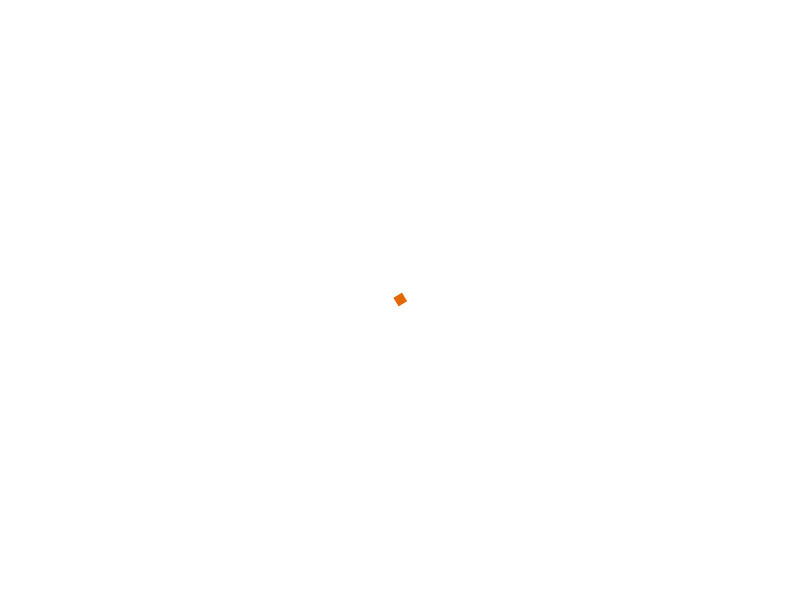
Frame 1 (no input)
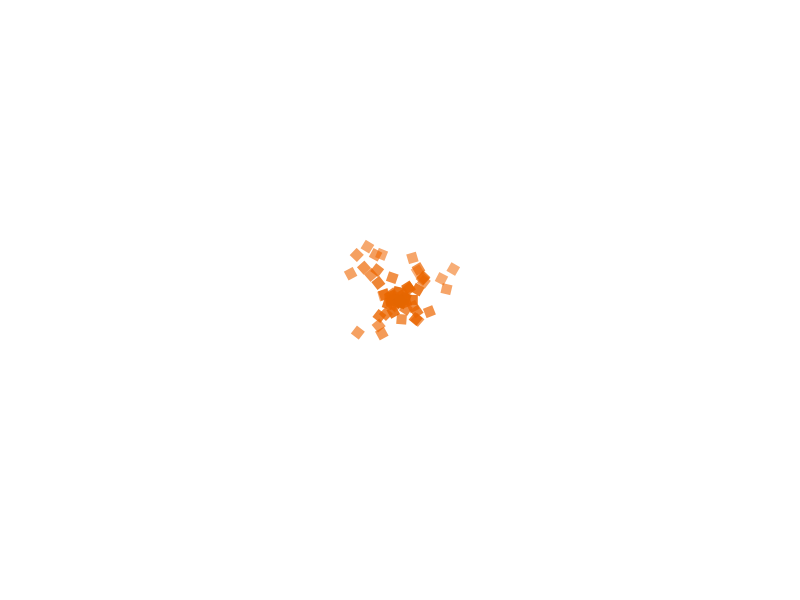
Frame 60 (the mouse pressed at the canvas centre just before this capture)
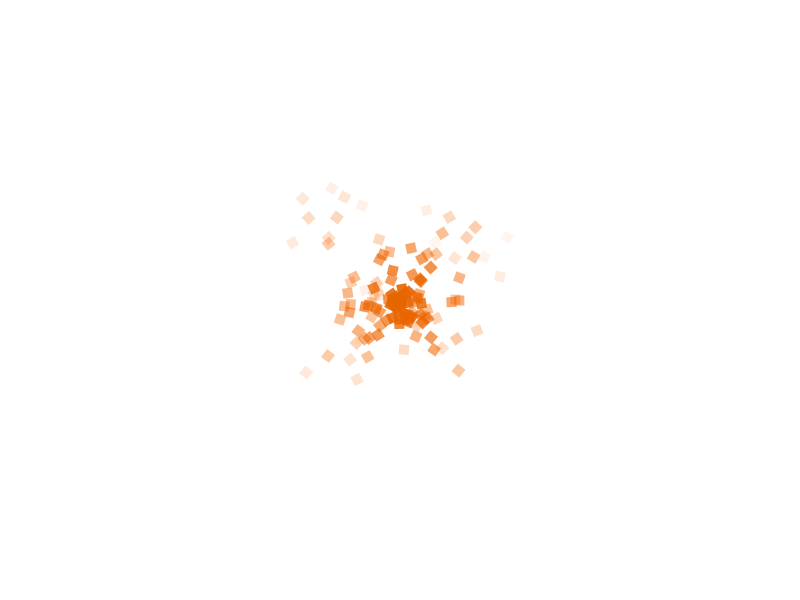
Frame 120 (the mouse held since frame 60 and released just before this capture)

The Processing sketch that drew these frames (run headless with seeded random() and noise(); from frame 60 on, the mouse is pressed at the canvas centre):

// Processing sketch: ParticleSystemPseudoMov
// ── ParticleSystemPseudoMov.pde

ParticleSystem particlesys;

void setup(){
  size(800,600);
  particlesys= new ParticleSystem(new PVector(width/2, height/2));
}

void draw(){
  background(255);
  //particlesys.origin = new PVector(mouseX,mouseY);
  particlesys.addParticle();
  particlesys.run();
  }
  
void mouseDragged(){
  particlesys.move(new PVector(mouseX,mouseY));
}
  
// ── ParticleSystem.pde
import java.util.Iterator;

class ParticleSystem{
ArrayList<Particle> particles;
PVector origin;  
  
  ParticleSystem(PVector origin_){  
  particles = new  ArrayList<Particle>();
  origin = origin_;
  }
  
  void addParticle(){
    particles.add(new Particle(origin));
  }
  
  void move(PVector neworigin){
    origin = neworigin;
  }
  void run(){
  Iterator<Particle> iter= particles.iterator();
   
    while (iter.hasNext()){
    Particle p= iter.next();
    p.run();
    if(p.isDead()){
      iter.remove();
    }
   }
  }
  
}
// ── Particles.pde
class Particle{
PVector loc;
PVector vel;
PVector acc;
float angle;
float mass;
float lifespan;

  Particle(PVector loc_){
  loc = loc_.get();
  vel = new PVector(0,0);
  acc = new PVector(random(-1,1),random(-1,1));
  angle = PI/4;
  mass = 1;
  lifespan = 255;
  }
  
  void run(){
  update();
  display();
  }
  
  void update(){
  vel.add(acc);
  loc.add(vel);
  acc.mult(0);
  angle=atan2(vel.x,vel.y);
  lifespan-=2;
  }
  
  void display(){
  noStroke();
  fill(255-lifespan*.1,102,0,lifespan);
  pushMatrix();
  rectMode(CENTER);
  translate(loc.x,loc.y);
  rotate(angle);
  rect(0,0,10,10);
  popMatrix();
  }
  
  void applyForce(PVector force){
  PVector f= PVector.div(force,mass);
  acc.add(f);
  }
  
  boolean isDead(){
  if(lifespan<0.0)return true;return false;
  }

}
